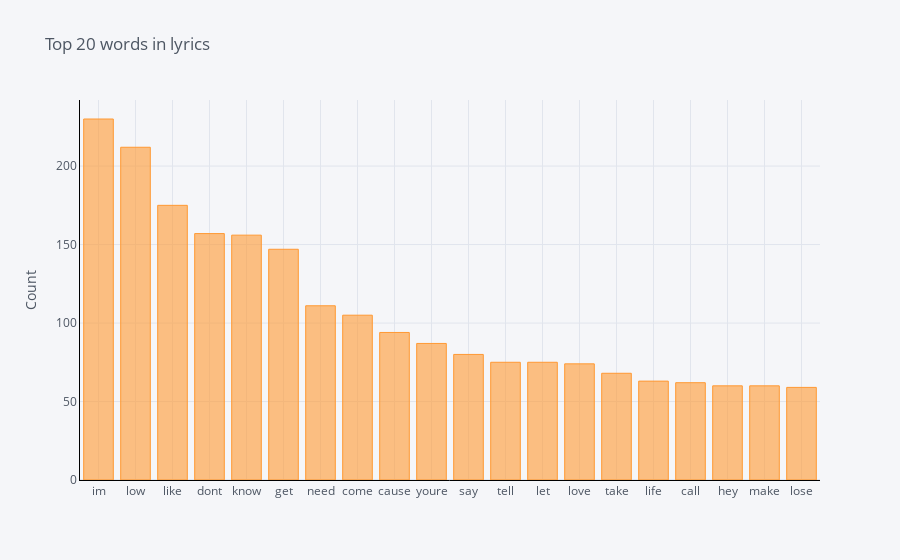

Notebook code cell kept with this figure:
### Code cell
df1.groupby('processed_lyrics').sum()['count'].sort_values(ascending=False).iplot(
    kind='bar',
    yTitle='Count', 
    linecolor='black', 
    title='Top 20 words in lyrics')

### Figure 1 — Plotly figure (JSON) as saved in the notebook; plotly's stock layout.template omitted (floating-point values rounded to 4 significant figures)
{"data": [{"marker": {"color": "rgba(255, 153, 51, 0.6)", "line": {"color": "rgba(255, 153, 51, 1.0)", "width": 1}}, "name": "count", "orientation": "v", "text": "", "type": "bar", "x": ["im", "low", "like", "dont", "know", "get", "need", "come", "cause", "youre", "say", "tell", "let", "love", "take", "life", "call", "hey", "make", "lose"], "y": [230, 212, 175, 157, 156, 147, 111, 105, 94, 87, 80, 75, 75, 74, 68, 63, 62, 60, 60, 59]}], "layout": {"legend": {"bgcolor": "#F5F6F9", "font": {"color": "#4D5663"}}, "paper_bgcolor": "#F5F6F9", "plot_bgcolor": "#F5F6F9", "title": {"font": {"color": "#4D5663"}, "text": "Top 20 words in lyrics"}, "xaxis": {"gridcolor": "#E1E5ED", "linecolor": "black", "showgrid": true, "tickfont": {"color": "#4D5663"}, "title": {"font": {"color": "#4D5663"}, "text": ""}, "zerolinecolor": "#E1E5ED"}, "yaxis": {"gridcolor": "#E1E5ED", "linecolor": "black", "showgrid": true, "tickfont": {"color": "#4D5663"}, "title": {"font": {"color": "#4D5663"}, "text": "Count"}, "zerolinecolor": "#E1E5ED"}}}
